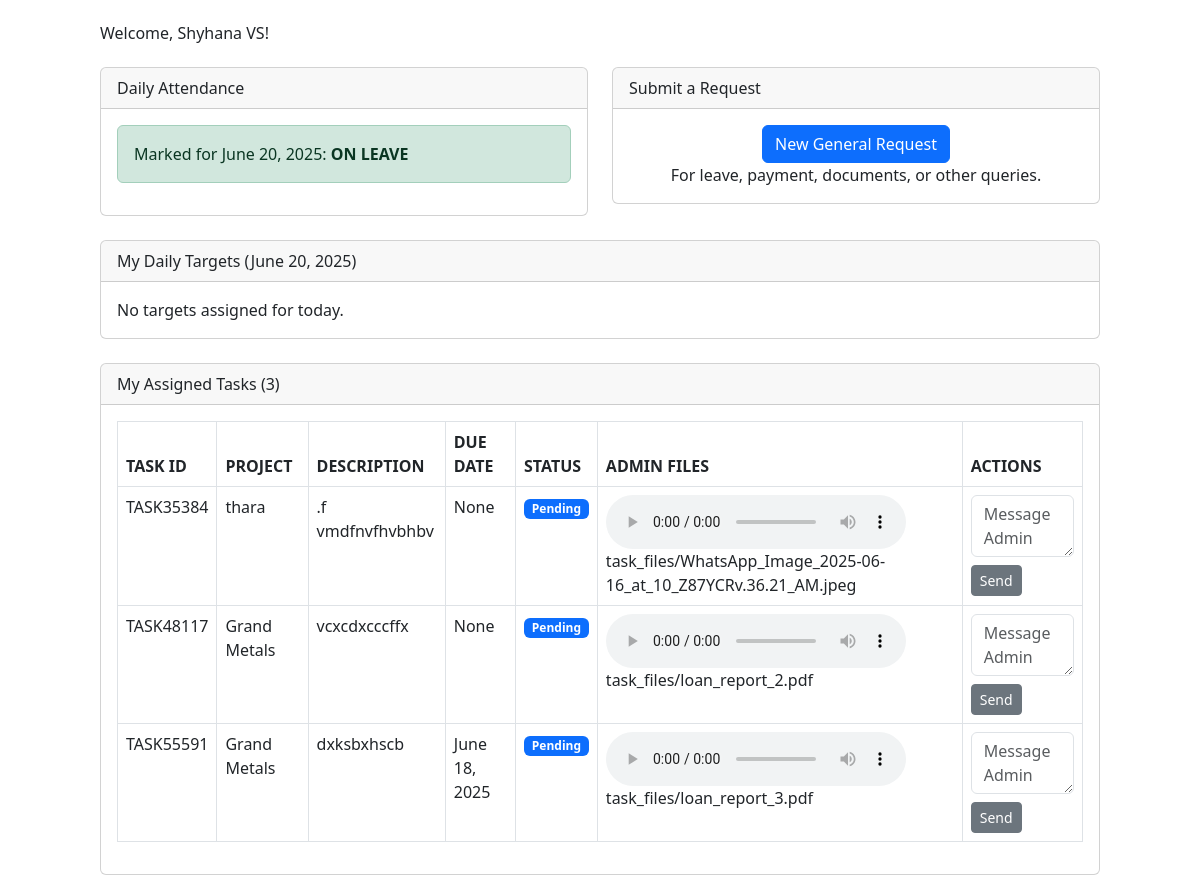
Screenshot of /staff/dashboard/ (signed in) with the database file from the repository.
### app1/models.py (models this page shows, shortened)
class Staff(models.Model):
    user = models.OneToOneField(User, on_delete=models.CASCADE,null=True, blank=True)
    staff_id = models.CharField(max_length=20, unique=True)
    name = models.CharField(max_length=100)
    photo = models.ImageField(upload_to='staff_photos/', blank=True, null=True)
    designation = models.CharField(max_length=100)
    department = models.CharField(max_length=100)
    project = models.ForeignKey(Project, on_delete=models.SET_NULL, null=True, blank=True)
    salary = models.DecimalField(max_digits=10, decimal_places=2)
    date_of_join = models.DateField()

class Task(models.Model):
    STATUS_CHOICES = [
        ('Pending', 'Pending'),
        ('In Progress', 'In Progress'),
        ('Completed', 'Completed'),
    ]
    task_id = models.CharField(max_length=50, unique=True)
    date = models.DateField()
    due_date = models.DateField(null=True, blank=True)  # ✅ New
    status = models.CharField(max_length=20, choices=STATUS_CHOICES, default='Pending')  # ✅ New
    staff = models.ForeignKey('Staff', on_delete=models.CASCADE)
    project = models.ForeignKey('Project', on_delete=models.CASCADE)
    description = models.TextField()
    voice_memo = models.FileField(upload_to='voice_memos/', blank=True, null=True)

class Project(models.Model):
    code = models.CharField(max_length=20)
    name = models.CharField(max_length=100)
    location = models.CharField(max_length=100)
    total_budget = models.DecimalField(max_digits=12, decimal_places=2)
    start_date = models.DateField()
    end_date = models.DateField()
    notes = models.TextField(blank=True, null=True)
    def __str__(self):
        return self.name

class TaskFile(models.Model):
    task = models.ForeignKey(Task, related_name='files', on_delete=models.CASCADE)
    file = models.FileField(upload_to='task_files/')

### app1/views.py (the view)
# urls.py: path('staff/dashboard/', views.staff_dashboard, name='staff_dashboard'),
def staff_dashboard(request):
    staff = Staff.objects.get(id=request.user.id)  # Adjust if needed
    tasks = Task.objects.filter(staff=staff)
    targets = Target.objects.filter(staff=staff, date=date.today())  # today's targets
    if request.method == 'POST':
        form = StaffMessageForm(request.POST)
        if form.is_valid():
            message = form.save(commit=False)
            message.staff = staff
            message.save()
            return redirect('staff_dashboard')
    else:
        form = StaffMessageForm()
    return render(request, 'staff_dashboard.html', {
        'staff': staff,
        'tasks': tasks,
        'form': form,
        'targets': targets,
        'today': date.today(),  # so that {{ today }} in template works
    })

### app1/forms.py
class StaffMessageForm(forms.ModelForm):
    class Meta:
        model = StaffMessage
        fields = ['message']
        widgets = {
            'message': forms.Textarea(attrs={'class': 'form-control', 'placeholder': 'Enter your message here...', 'rows': 4}),
        }

### templates/staff_dashboard.html (shortened to what this page needs)
{% load static %}
<!DOCTYPE html>
<html lang="en">
<head>
  <link href="https://cdn.jsdelivr.net/npm/bootstrap@5.3.0/dist/css/bootstrap.min.css" rel="stylesheet">
  <link href="https://cdn.jsdelivr.net/npm/bootstrap-icons@1.10.5/font/bootstrap-icons.css" rel="stylesheet">
  <link rel="stylesheet" href="https://cdnjs.cloudflare.com/ajax/libs/font-awesome/6.0.0/css/all.min.css">
<link href="https://cdn.jsdelivr.net/npm/tailwindcss@2.2.19/dist/tailwind.min.css" rel="stylesheet">
</head>
<body>
<div class="container mt-4">
    <h2>Welcome, {{ staff.name }}!</h2>
    <div class="row mt-4">
        <div class="col-md-6">
            <div class="card">
                <div class="card-header">Daily Attendance</div>
                <div class="card-body">
                    <div class="alert alert-success">
                        Marked for {{ today }}: <strong>ON LEAVE</strong>
                    </div>
                </div>
            </div>
        </div>
        <div class="col-md-6">
            <div class="card">
                <div class="card-header">Submit a Request</div>
                <div class="card-body text-center">
                    <a href="#" class="btn btn-primary">New General Request</a>
                    <p>For leave, payment, documents, or other queries.</p>
                </div>
            </div>
        </div>
    </div>
    <div class="mt-4 card">
        <div class="card-header">My Daily Targets ({{ today }})</div>
        <div class="card-body">
            {% if targets %}
    <table class="table table-bordered">
        <thead>
            <tr>
                <th>Project</th>
                <th>Target Amount</th>
                <th>Achieved Amount</th>
                <th>Status</th>
                <th>Notes</th>
            </tr>
        </thead>
        <tbody>
            {% for target in targets %}
            <tr>
                <td>{{ target.project }}</td>
                <td>{{ target.target_amount }}</td>
                <td>{{ target.achieved_amount|default:"-" }}</td>
                <td>
                    <span class="badge {% if target.status == 'COMPLETED' %}bg-success{% elif target.status == 'PENDING STAFF UPDATE' %}bg-warning{% else %}bg-secondary{% endif %}">
                        {{ target.status }}
                    </span>
                </td>
                <td>{{ target.notes|default:"-" }}</td>
            </tr>
            {% endfor %}
        </tbody>
    </table>
{% else %}
    <p>No targets assigned for today.</p>
{% endif %}
        </div>
    </div>
    <div class="mt-4 card">
        <div class="card-header">My Assigned Tasks ({{ tasks.count }})</div>
        <div class="card-body">
            <table class="table table-bordered">
                <thead>
                    <tr>
                        <th>TASK ID</th>
                        <th>PROJECT</th>
                        <th>DESCRIPTION</th>
                        <th>DUE DATE</th>
                        <th>STATUS</th>
                        <th>ADMIN FILES</th>
                        <th>ACTIONS</th>
                    </tr>
                </thead>
                <tbody>
                    {% for task in tasks %}
                    <tr>
                        <td>{{ task.task_id }}</td>
                        <td>{{ task.project }}</td>
                        <td>{{ task.description }}</td>
                        <td>{{ task.due_date }}</td>
                        <td><span class="badge bg-primary">{{ task.status }}</span></td>
                        <td>
                            {% if task.voice_memo %}
                                <audio controls>
                                    <source src="{{ task.voice_memo.url }}" type="audio/webm">
                                </audio>
                            {% endif %}
                            {% for file in task.files.all %}
                                <a href="{{ file.file.url }}" target="_blank">{{ file.file.name }}</a><br>
                            {% endfor %}
                        </td>
                        <td>
                            <form method="post" action="">
                                <textarea name="message" class="form-control" placeholder="Message Admin"></textarea>
                                <button class="btn btn-sm btn-secondary mt-2">Send</button>
                            </form>
                        </td>
                    </tr>
                    {% endfor %}
                </tbody>
            </table>
        </div>
    </div>
</div>
</body>
</html>

### rows the page displays
Staff: name "Shyhana VS"
Task: task_id "TASK35384", project "thara", description ".f vmdfnvfhvbhbv", due_date "None", status "Pending"
TaskFile: file.name "task_files/WhatsApp_Image_2025-06-16_at_10_Z87YCRv.36.21_AM.jpeg"
Task: task_id "TASK48117", project "Grand Metals", description "vcxcdxcccffx", due_date "None", status "Pending"
TaskFile: file.name "task_files/loan_report_2.pdf"
Task: task_id "TASK55591", project "Grand Metals", description "dxksbxhscb", due_date "June 18, 2025", status "Pending"
TaskFile: file.name "task_files/loan_report_3.pdf"

### other values shown
{{ tasks.count }} "3"
